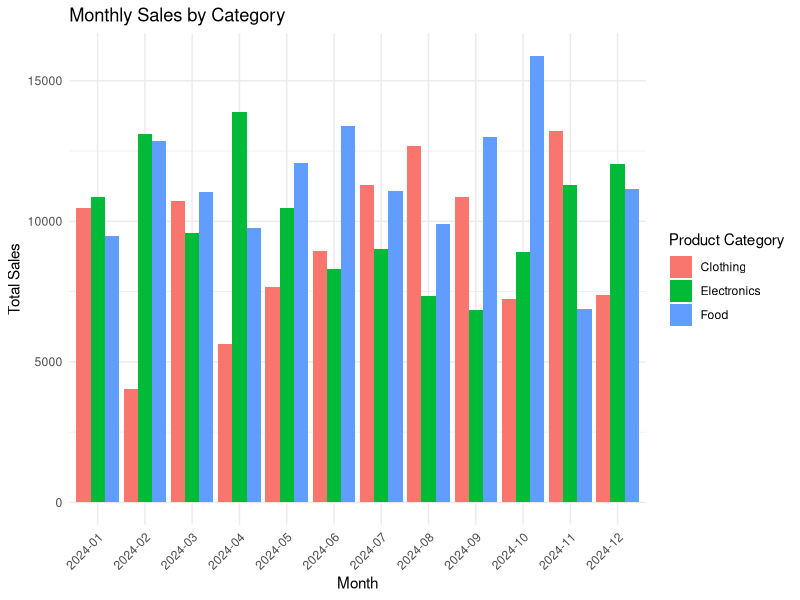

The R script that drew this image:
# Load required libraries
library(tidyverse)
library(ggplot2)

# Create sample data
set.seed(123)
sales_data <- data.frame(
  date = seq(as.Date("2024-01-01"), as.Date("2024-12-31"), by = "day"),
  sales = rnorm(366, mean = 1000, sd = 200),
  category = sample(c("Electronics", "Clothing", "Food"), 366, replace = TRUE)
)

# Basic data manipulation
monthly_sales <- sales_data %>%
  mutate(month = format(date, "%Y-%m")) %>%
  group_by(month, category) %>%
  summarize(
    total_sales = sum(sales),
    avg_sales = mean(sales),
    sd_sales = sd(sales)
  ) %>%
  arrange(desc(total_sales))

# Create a visualization
ggplot(monthly_sales, aes(x = month, y = total_sales, fill = category)) +
  geom_bar(stat = "identity", position = "dodge") +
  theme_minimal() +
  labs(
    title = "Monthly Sales by Category",
    x = "Month",
    y = "Total Sales",
    fill = "Product Category"
  ) +
  theme(axis.text.x = element_text(angle = 45, hjust = 1))

# Basic statistical analysis
sales_summary <- sales_data %>%
  group_by(category) %>%
  summarize(
    count = n(),
    mean_sales = mean(sales),
    median_sales = median(sales),
    min_sales = min(sales),
    max_sales = max(sales)
  )

# Print results
print(sales_summary)

# Perform a simple t-test
electronics_sales <- sales_data %>%
  filter(category == "Electronics") %>%
  pull(sales)

clothing_sales <- sales_data %>%
  filter(category == "Clothing") %>%
  pull(sales)

t.test(electronics_sales, clothing_sales)
